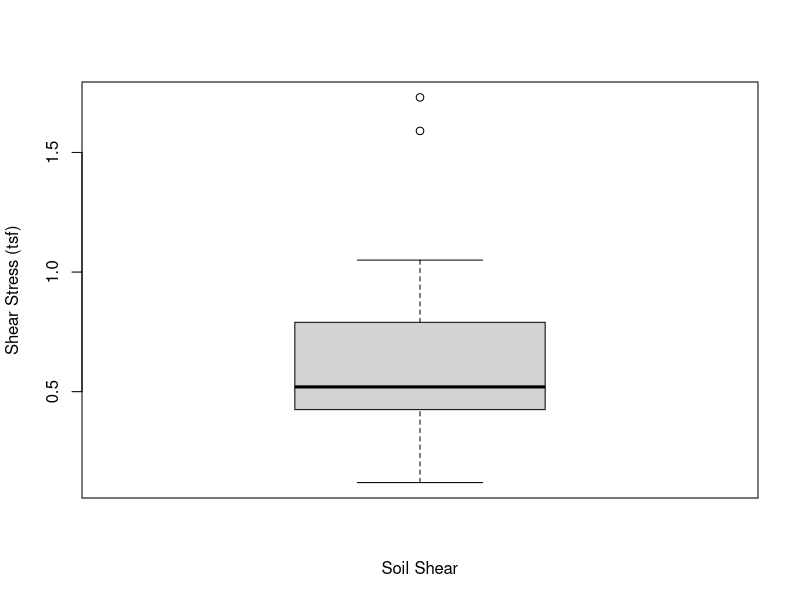
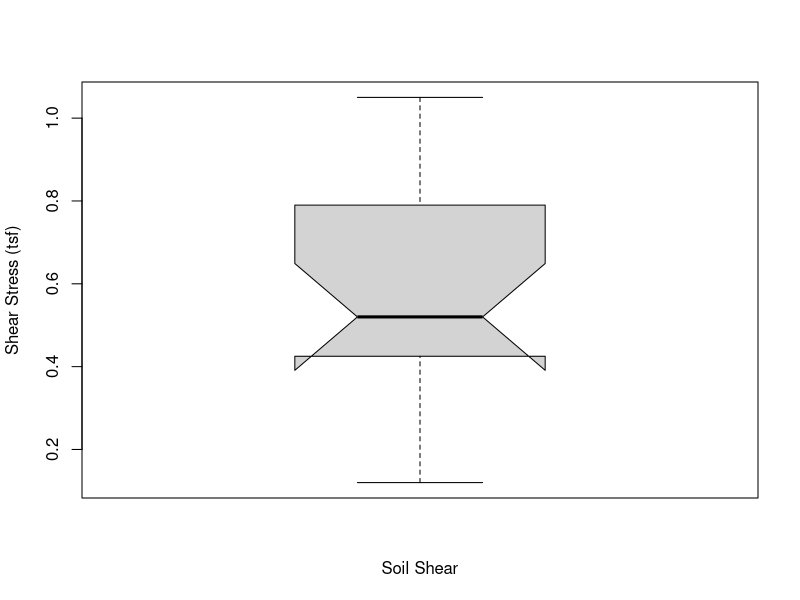
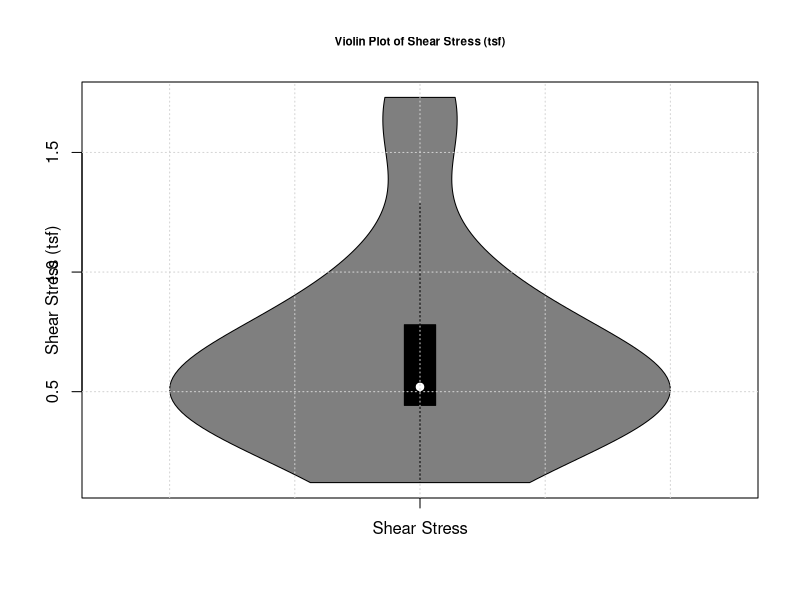

Here is the R script that generated these plots, in order:
# Script for Violin plot
# Venki Uddameri, Ph.D., P.E.

# Load library
library(vioplot)

# Set working Directory
# Set working Directory
dir <- '/home/vuddameri/CE5315-New/Rcode/EDA/Univariate'
setwd(dir)

# Read the data file
a <- read.csv('sheardata.csv')  # this is a data.frame
shear <- a$shear.tsf
boxplot(shear,xlab='Soil Shear',ylab='Shear Stress (tsf)')
boxplot(shear,xlab='Soil Shear',ylab='Shear Stress (tsf)',
        outline=F,notch=T)

vioplot(shear,names='Shear Stress',ylab='Shear Stress (tsf)')
grid()
title('Violin Plot of Shear Stress (tsf)',cex.main=0.7)
